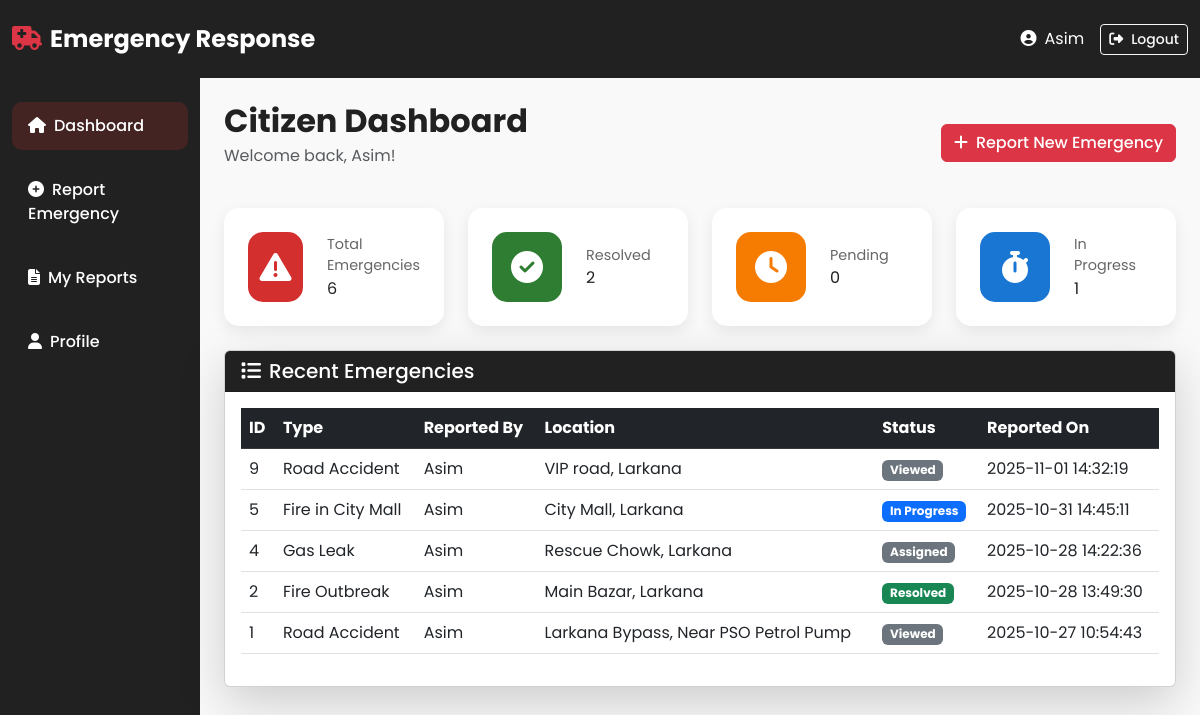
Screenshot of /citizen/citizen_dashboard.php (signed in) with the database file from the repository.
### tables this page shows
CREATE TABLE `emergencies` (
  `Emergency_Id` int(11) NOT NULL,
  `User_Id` int(11) NOT NULL,
  `Emergency_Name` varchar(100) NOT NULL,
  `Description` varchar(500) NOT NULL,
  `Location` varchar(200) NOT NULL,
  `Emergency_Status` varchar(50) DEFAULT 'Pending',
  `Incident_Time` datetime NOT NULL,
  `Reported_Time` timestamp NOT NULL DEFAULT current_timestamp(),
  `Emergency_Department` varchar(100) DEFAULT NULL
);

CREATE TABLE `users` (
  `Id` int(11) NOT NULL,
  `Name` varchar(100) NOT NULL,
  `Email` varchar(100) NOT NULL,
  `Pass` varchar(255) NOT NULL,
  `Role` varchar(50) NOT NULL DEFAULT 'citizen',
  `Phone` varchar(20) NOT NULL,
  `Address` varchar(100) DEFAULT NULL,
  `Join_Date` date DEFAULT curdate()
);

### citizen/citizen_dashboard.php (the view, shortened to what this page needs)
<?php
include '../include/db.php';
$user_id = mysqli_real_escape_string($conn, $_SESSION['user_id']);
$count_sql = "SELECT * FROM emergencies WHERE User_Id = '$user_id'";
$count_result = mysqli_query($conn, $count_sql);
$count = mysqli_num_rows($count_result);
$pending_count_sql = "SELECT * FROM emergencies WHERE User_Id = '$user_id' AND Emergency_Status = 'Pending'";
$pending_count_result = mysqli_query($conn, $pending_count_sql);
$pending_count = mysqli_num_rows($pending_count_result);
$progress_count_sql = "SELECT * FROM emergencies WHERE User_Id = '$user_id' AND Emergency_Status = 'In Progress'";
$progress_count_result = mysqli_query($conn, $progress_count_sql);
$progress_count = mysqli_num_rows($progress_count_result);
$resolved_count_sql = "SELECT * FROM emergencies WHERE User_Id = '$user_id' AND Emergency_Status = 'Resolved'";
$resolved_count_result = mysqli_query($conn, $resolved_count_sql);
$resolved_count = mysqli_num_rows($resolved_count_result);
$recent_count_sql = "
  SELECT emergencies.Emergency_Id, emergencies.Emergency_Name, emergencies.Location, users.Name, emergencies.Emergency_Status, emergencies.Reported_Time
  FROM emergencies
  INNER JOIN users ON emergencies.User_Id = users.Id
  WHERE emergencies.User_Id = '$user_id'
  ORDER BY Reported_Time DESC
  LIMIT 5";
$recent_count_result = mysqli_query($conn, $recent_count_sql);
?>
<!DOCTYPE html>
<html lang="en">
<head>
  <link href="https://cdn.jsdelivr.net/npm/bootstrap@5.3.0/dist/css/bootstrap.min.css" rel="stylesheet">
  <link rel="stylesheet" href="https://cdnjs.cloudflare.com/ajax/libs/font-awesome/6.4.0/css/all.min.css">
  <link rel="stylesheet" href="../admin/style.css">
</head>
<body>
  <nav class="navbar navbar-expand-lg navbar-dark bg-dark-custom">
    <div class="container-fluid">
      <a class="navbar-brand fw-bold" href="#">
        <i class="fas fa-ambulance text-danger me-2"></i>Emergency Response
      </a>
      <div class="d-flex align-items-center">
        <span class="text-white me-3">
          <i class="fas fa-user-circle me-2"></i><?php echo htmlspecialchars($_SESSION['user_name']); ?>
        </span>
        <a href="../logout.php" class="btn btn-outline-light btn-sm">
          <i class="fas fa-sign-out-alt me-2"></i>Logout
        </a>
      </div>
    </div>
  </nav>
  <div class="container-fluid">
    <div class="row">
      <nav class="col-md-3 col-lg-2 bg-dark-custom sidebar vh-100 position-fixed pt-4">
        <ul class="nav flex-column">
          <li class="nav-item mb-2"><a class="nav-link active text-white" href="dashboard.php"><i class="fas fa-home me-2"></i>Dashboard</a></li>
          <li class="nav-item mb-2"><a class="nav-link text-white" href="report_emergency.php"><i class="fas fa-plus-circle me-2"></i>Report Emergency</a></li>
          <li class="nav-item mb-2"><a class="nav-link text-white" href="my_reports.php"><i class="fas fa-file-alt me-2"></i>My Reports</a></li>
          <li class="nav-item mb-2"><a class="nav-link text-white" href="profile.php"><i class="fas fa-user me-2"></i>Profile</a></li>
        </ul>
      </nav>
      <main class="col-md-9 col-lg-10 ms-auto px-4 py-4">
        <div class="d-flex justify-content-between align-items-center mb-4">
          <div>
            <h2 class="fw-bold mb-1">Citizen Dashboard</h2>
            <p class="text-muted">Welcome back, <?php echo htmlspecialchars($_SESSION['user_name']); ?>!</p>
          </div>
          <a href="report_emergency.php" class="btn btn-danger">
            <i class="fas fa-plus me-2"></i>Report New Emergency
          </a>
        </div>
        <div class="row g-4 mb-4">
          <div class="col-md-3">
            <div class="stat-card total-emergencies">
              <div class="stat-icon">
                <i class="fas fa-exclamation-triangle"></i>
              </div>
              <div class="stat-content">
                <p class="stat-label">Total Emergencies</p>
                <?php echo $count; ?>
              </div>
            </div>
          </div>
          <div class="col-md-3">
            <div class="stat-card resolved">
              <div class="stat-icon">
                <i class="fas fa-check-circle"></i>
              </div>
              <div class="stat-content">
                <p class="stat-label">Resolved</p>
                <?php echo $resolved_count; ?>
              </div>
            </div>
          </div>
          <div class="col-md-3">
            <div class="stat-card pending">
              <div class="stat-icon">
                <i class="fas fa-clock"></i>
              </div>
              <div class="stat-content">
                <p class="stat-label">Pending</p>
                <?php echo $pending_count; ?>
              </div>
            </div>
          </div>
          <div class="col-md-3">
            <div class="stat-card response-time">
              <div class="stat-icon">
                <i class="fas fa-stopwatch"></i>
              </div>
              <div class="stat-content">
                <p class="stat-label">In Progress</p>
                <?php echo $progress_count; ?>
              </div>
            </div>
          </div>
        </div>
        <div class="card shadow-lg">
          <div class="card-header bg-dark-custom text-white"><h5 class="mb-0"><i class="fas fa-list me-2"></i>Recent Emergencies</h5></div>
          <div class="card-body">
            <div class="table-responsive">
              <table class="table table-hover align-middle">
                <thead class="table-dark">
                  <tr>
                    <th>ID</th>
                    <th>Type</th>
                    <th>Reported By</th>
                    <th>Location</th>
                    <th>Status</th>
                    <th>Reported On</th>
                  </tr>
                </thead>
                <tbody>
                  <?php
                  if(mysqli_num_rows($recent_count_result) > 0){
                      while($row = mysqli_fetch_assoc($recent_count_result)){
                          $status = $row['Emergency_Status'];
                          $badgeClass = $status == 'Pending' ? 'bg-warning text-dark' :
                                        ($status == 'In Progress' ? 'bg-primary' :
                                        ($status == 'Resolved' ? 'bg-success' : 'bg-secondary'));
                          echo "<tr>
                            <td>{$row['Emergency_Id']}</td>
                            <td>{$row['Emergency_Name']}</td>
                            <td>{$row['Name']}</td>
                            <td>{$row['Location']}</td>
                            <td><span class='badge {$badgeClass}'>{$status}</span></td>
                            <td>{$row['Reported_Time']}</td>
                          </tr>";
                      }
                  } else {
                      echo "<tr><td colspan='6' class='text-center text-muted'>No emergencies found</td></tr>";
                  }
                  ?>
                </tbody>
              </table>
            </div>
          </div>
        </div>
      </main>
    </div>
  </div>
</body>
</html>

### admin/style.css (style rules this page uses)
:root { --primary-red: #D32F2F; --primary-dark: #212121; --primary-white: #F9F9F9; --primary-blue: #1976D2; --success-green: #2E7D32; --warning-orange: #F57C00; --danger-red: #C62828; }
* { margin: 0; padding: 0; box-sizing: border-box; }
body { font-family: 'Poppins', sans-serif; color: var(--primary-dark); background: var(--primary-white); }
.bg-dark-custom { background-color: var(--primary-dark) !important; }
.navbar { padding: 1rem 0; transition: all 0.3s ease; position: sticky; top: 0; z-index: 1000; }
.navbar-brand { font-size: 1.5rem; font-weight: 700; }
.nav-link { transition: all 0.3s ease; font-weight: 500; }
.stat-card { background: white; border-radius: 15px; padding: 1.5rem; display: flex; align-items: center; gap: 1.5rem; box-shadow: 0 5px 15px rgba(0, 0, 0, 0.08); transition: all 0.3s ease; }
.stat-icon { width: 70px; height: 70px; border-radius: 15px; display: flex; align-items: center; justify-content: center; font-size: 2rem; color: white; }
.total-emergencies .stat-icon { background: var(--primary-red); }
.resolved .stat-icon { background: var(--success-green); }
.pending .stat-icon { background: var(--warning-orange); }
.response-time .stat-icon { background: var(--primary-blue); }
.stat-content { flex: 1; }
.stat-label { color: #666; font-size: 0.9rem; margin-bottom: 0; }
.sidebar { padding-top: 2rem; background: var(--primary-dark); }
.sidebar .nav-link { padding: 0.75rem 1rem; border-radius: 10px; margin-bottom: 0.5rem; color: rgba(255, 255, 255, 0.7); transition: all 0.3s ease; }
.sidebar .nav-link:hover, .sidebar .nav-link.active { background: rgba(211, 47, 47, 0.2); color: white; }
.btn { transition: all 0.3s ease; font-weight: 500; }
.card { transition: all 0.3s ease; }
html { scroll-behavior: smooth; }

### rows the page displays
emergencies: Emergency_Id "9", Emergency_Name "Road Accident", User_Id.Name "Asim", Location "VIP road, Larkana", Emergency_Status "Viewed", Reported_Time "2025-11-01 14:32:19"
emergencies: Emergency_Id "5", Emergency_Name "Fire in City Mall", User_Id.Name "Asim", Location "City Mall, Larkana", Emergency_Status "In Progress", Reported_Time "2025-10-31 14:45:11"
emergencies: Emergency_Id "4", Emergency_Name "Gas Leak", User_Id.Name "Asim", Location "Rescue Chowk, Larkana", Emergency_Status "Assigned", Reported_Time "2025-10-28 14:22:36"
emergencies: Emergency_Id "2", Emergency_Name "Fire Outbreak", User_Id.Name "Asim", Location "Main Bazar, Larkana", Emergency_Status "Resolved", Reported_Time "2025-10-28 13:49:30"
emergencies: Emergency_Id "1", Emergency_Name "Road Accident", User_Id.Name "Asim", Location "Larkana Bypass, Near PSO Petrol Pump", Emergency_Status "Viewed", Reported_Time "2025-10-27 10:54:43"

### other values shown
$_SESSION['user_name'] "Asim"
$count "6"
$resolved_count "2"
$pending_count "0"
$progress_count "1"
